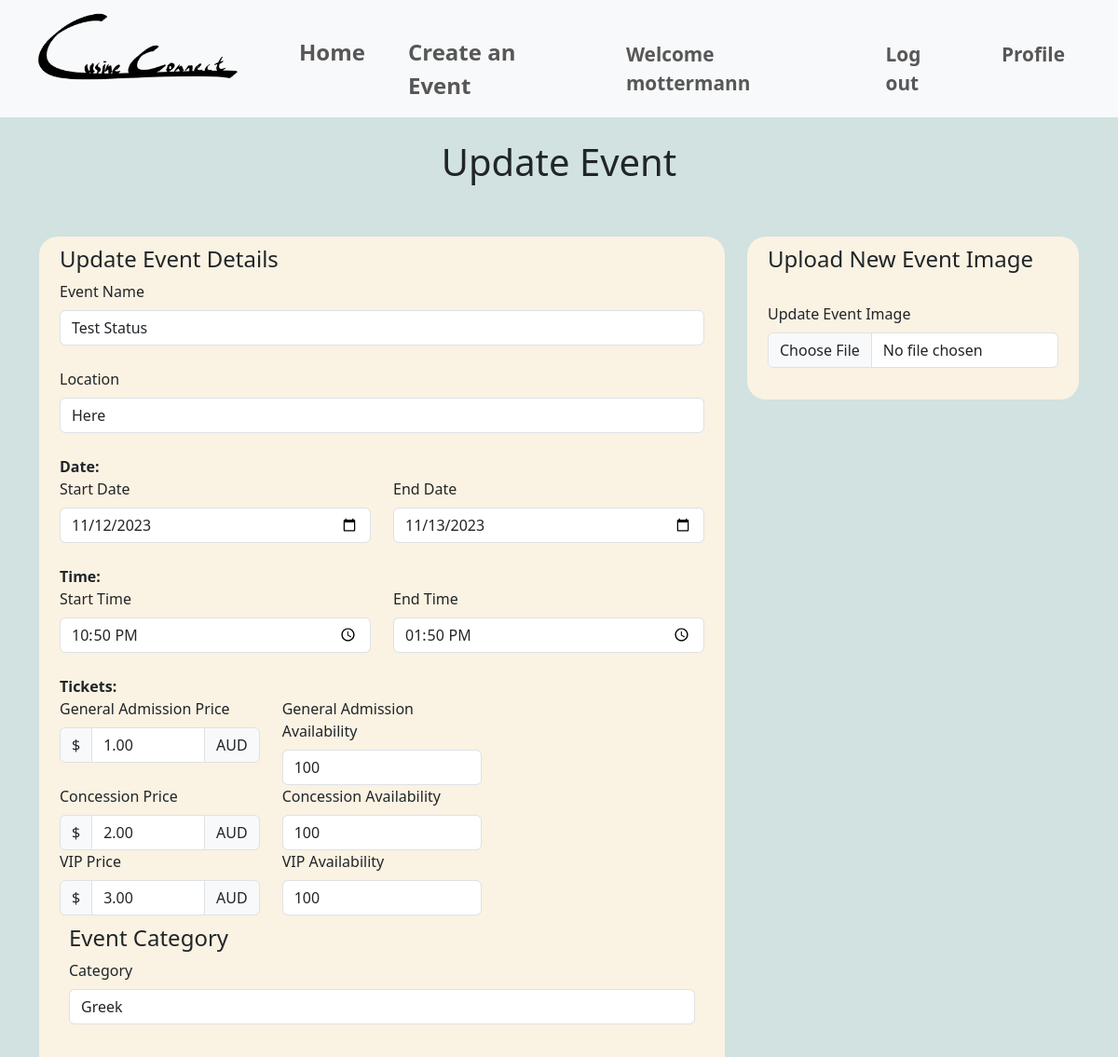
Page /events/update_event/6 (signed in, upper part) on the earlier database version.
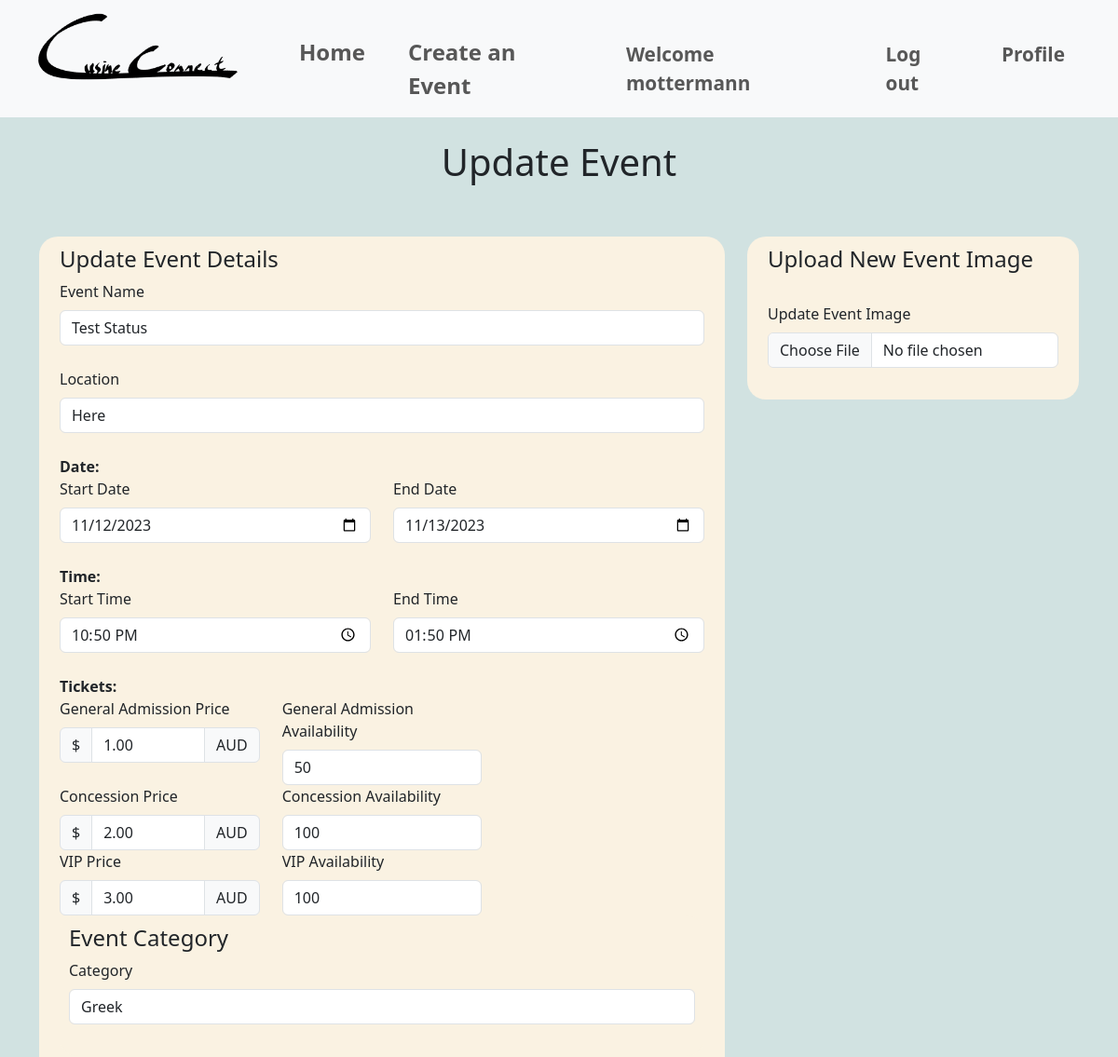
Same page on the later database version.
### website/models.py (models this page shows, shortened)
class Event(db.Model):
    __tablename__ = 'events'
    id = db.Column(db.Integer, primary_key=True)
    name = db.Column(db.String(80), nullable=False)
    location = db.Column(db.String(400), nullable=False)
    start_date = db.Column(db.Date, nullable=False)
    end_date = db.Column(db.Date, nullable=False)
    start_time = db.Column(db.Time, nullable=False)
    end_time = db.Column(db.Time, nullable=False)
    ga_price = db.Column(db.Numeric, nullable=False)
    ga_availability = db.Column(db.Integer, nullable=False)
    concession_price = db.Column(db.Numeric, nullable=False)
    concession_availability = db.Column(db.Integer, nullable=False)
    vip_price = db.Column(db.Numeric, nullable=False)
    vip_availability = db.Column(db.Integer, nullable=False)
    description = db.Column(db.Text, nullable=False)
    image = db.Column(db.String(400), nullable=True)
    event_guidelines = db.Column(db.Text, nullable=True)
    terms_conditions = db.Column(db.Text, nullable=True)
    category = db.Column(db.String(80), nullable=True)
    comments = db.relationship('Comment', backref='event')
    user_id = db.Column(db.Integer, db.ForeignKey('users.id'))
    user = db.relationship('User', backref=db.backref('events', lazy=True))
    is_cancelled = db.Column(db.Boolean, default=False)
    event_bookings = db.relationship('Bookings', back_populates='event', lazy=True)

### website/events.py (the view)
@bp.route('/update_event/<int:id>', methods=['GET', 'POST'])
@login_required
def update_event(id):
    event = Event.query.get_or_404(id)
    if event.user_id != current_user.id:
        flash('You do not have permission to edit this event.')
        return redirect(url_for('event.show', id=id))
    form = EventForm(obj=event)  # Pre-populate the form with the event's data
    if form.validate_on_submit():
        event.name = form.name.data
        event.location = form.location.data
        event.start_date = form.start_date.data
        event.end_date = form.end_date.data
        event.start_time = form.start_time.data
        event.end_time = form.end_time.data
        event.ga_price = form.ga_price.data
        event.ga_availability = form.ga_availability.data
        event.concession_price = form.concession_price.data
        event.concession_availability = form.concession_availability.data
        event.vip_price = form.vip_price.data
        event.vip_availability = form.vip_availability.data
        event.description = form.description.data
        if form.image_update.data: # Check if the image file has been updated
            new_image_filename = save_image(form.image_update.data)
            if new_image_filename:
                event.image = new_image_filename
        event.category = form.category.data
        event.event_guidelines = form.event_guidelines.data
        event.terms_conditions = form.terms_conditions.data
        try:
            db.session.commit()
            print("Successful update")
            flash('Event updated successfully.')
            return redirect(url_for('main.index'))
        except Exception as e:
            print("Error updating event:", e)
            db.session.rollback()
            flash('An error occurred. Event update failed.')
    else:
        print(form.errors)
    return render_template('events/updateEvent.html', form=form, event=event)

### website/templates/events/updateEvent.html (shortened to what the changed rows need)
{% extends 'base.html' %}
{% block header %}
<link rel="stylesheet" href="{{ url_for('static', filename='style/style.css') }}">
{% endblock %}
{% block content %}
<div>
    <div class="heading">
        <h1>Update Event</h1><br><br>
    </div>
    <form method="post" action="{{ url_for('event.update_event', id=event.id) }}" enctype="multipart/form-data" class="container">
        <div class="row">
            <div class="col-sm-8">
                <div class="formLayout">
                    <div class="container">
                        <h4>Update Event Details</h4>
                        {{ form.name.label(class="form-label") }}
                        {{ form.name(class="form-control") }}<br>
                        {{ form.location.label(class="form-label") }}
                        {{ form.location(class="form-control") }}<br>
                        <b>Date:</b><br>
                        <div class="row">
                            <div class="col-sm-6">
                                {{ form.start_date.label(class="form-label") }}
                                {{ form.start_date(class="form-control") }}
                            </div>
                            <div class="col-sm-6">
                                {{ form.end_date.label(class="form-label") }}
                                {{ form.end_date(class="form-control") }}
                            </div>
                        </div><br>
                        <b>Time:</b><br>
                        <div class="row">
                            <div class="col-sm-6">
                                {{ form.start_time.label(class="form-label") }}
                                {{ form.start_time(class="form-control") }}
                            </div>
                            <div class="col-sm-6">
                                {{ form.end_time.label(class="form-label") }}
                                {{ form.end_time(class="form-control") }}
                            </div>
                        </div><br>
                        <b>Tickets:</b><br>
                        <div class="row">
                            <div class="col-sm-4">
                                <div class="input-group">
                                    <div class="input-group-text">$</div>
                                    {{ form.ga_price(class="form-control") }}
                                    <div class="input-group-text">AUD</div>
                                </div>
                            </div>
                            <div class="col-sm-4">
                                {{ form.ga_availability.label(class="form-label") }}
                                {{ form.ga_availability(class="form-control") }}
                            </div>
                        </div>
                        <div class="row">
                            <div class="col-sm-4">
                                <div class="input-group">
                                    <div class="input-group-text">$</div>
                                    {{ form.concession_price(class="form-control") }}
                                    <div class="input-group-text">AUD</div>
                                </div>
                            </div>
                            <div class="col-sm-4">
                                {{ form.concession_availability.label(class="form-label") }}
                                {{ form.concession_availability(class="form-control") }}
                            </div>
                        </div>
                        <div class="row">
                            <div class="col-sm-4">
                                <div class="input-group">
                                    <div class="input-group-text">$</div>
                                    {{ form.vip_price(class="form-control") }}
                                    <div class="input-group-text">AUD</div>
                                </div>
                            </div>
                            <div class="col-sm-4">
                                {{ form.vip_availability.label(class="form-label") }}
                                {{ form.vip_availability(class="form-control") }}
                            </div>
                        </div>
                        <div class="row">
                            <div class="col-sm-12">
                                <div class="formLayout">
                                    <h4>Event Category</h4>
                                    {{ form.category.label(class="form-label") }}
                                    {{ form.category(class="form-control") }}<br>
                                </div>
                            </div>
                        </div><br>
                        <b>General Description:</b> (maximum 250 characters)<br>
                        {{ form.description(class="inputBox", maxlength="250") }}<br>
                    </div>
                </div>
            </div>
        </div>
    </form>
</div>
<br><br><br><br>
{% endblock %}

Differences in the rows shown:
changed Event "Test Status": ga_availability "100" → "50"
